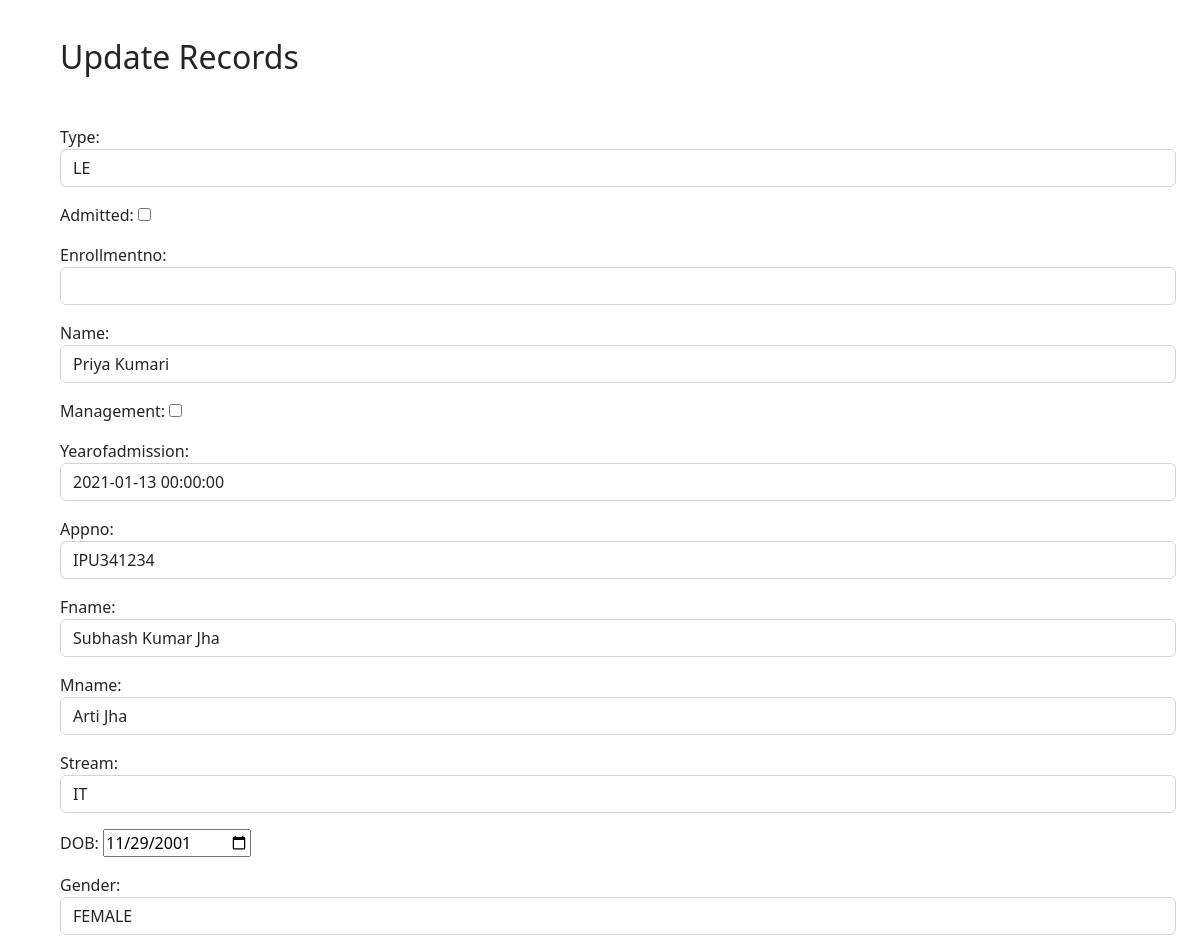
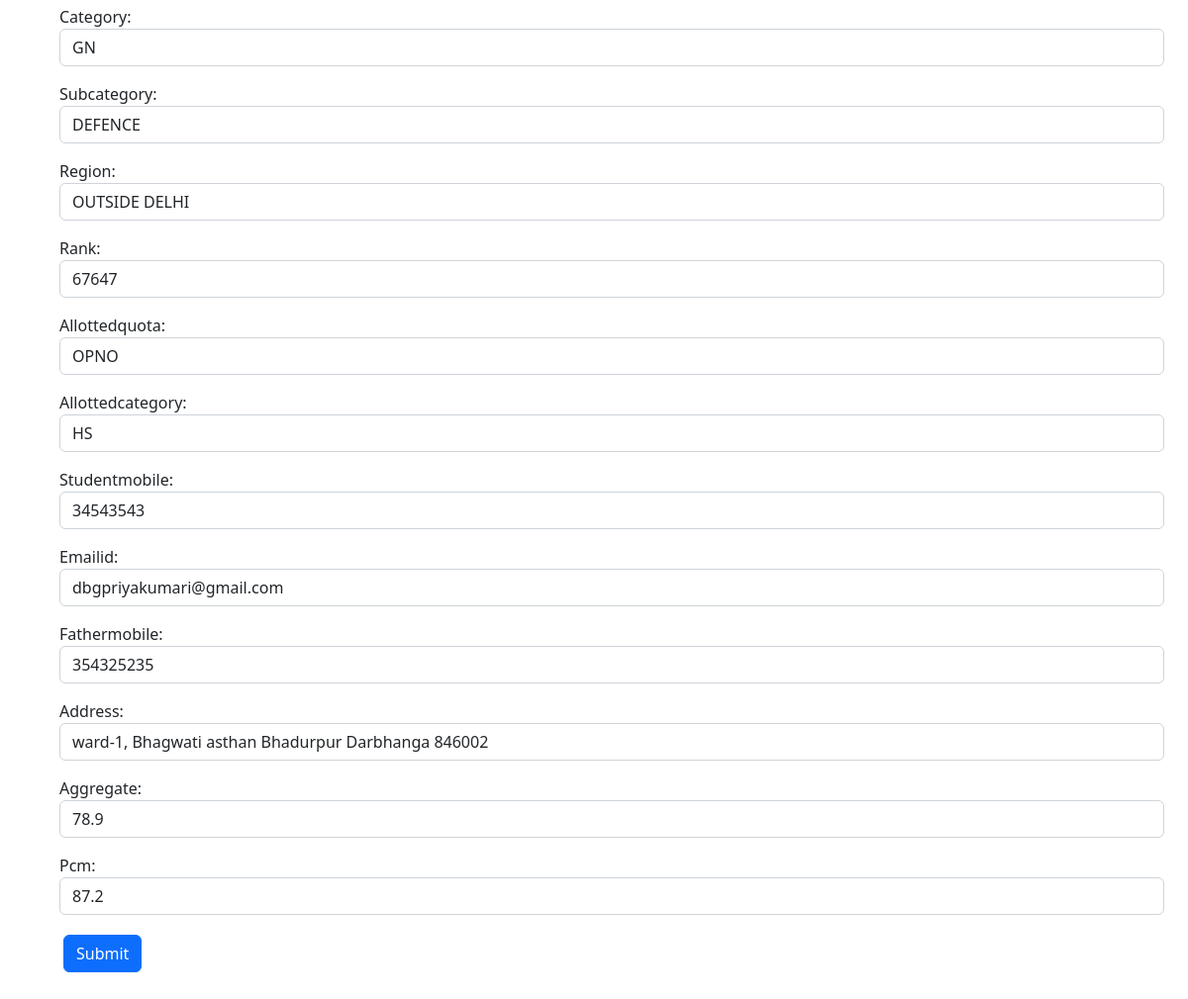
Screenshot of /update/44/ with the database file from the repository (2 pictures, top to bottom).
### app/models.py (models this page shows, shortened)
class sample(models.Model):
    type = models.CharField(max_length=10, choices= typechoices ,default='Regular')
    admitted = models.BooleanField(default=False)
    enrollmentno = models.IntegerField(null = True, default = None , blank=True, unique = True)
    name = models.CharField(max_length=100, default=False)
    management = models.BooleanField(default = False)
    yearofadmission = models.DateTimeField(default=False)
    appno = models.CharField(default=False, max_length=200, unique= True)
    Fname = models.CharField(max_length=200, default=False)
    Mname = models.CharField(max_length=200, default=False)
    stream = models.CharField(max_length=200, choices= streamchoices,default=False)
    DOB = models.DateField(default=False)
    gender = models.CharField(max_length=50,choices= genderchoices ,default=False)
    category = models.CharField(max_length=5,choices= categorychoices ,default=False)
    subcategory = models.CharField(max_length=10, choices= subcategorychoices ,default=False)
    region = models.CharField(max_length=50,choices= regionchoices ,default=False)
    rank = models.IntegerField(null = True, default=None , blank=True)
    allottedquota = models.CharField(max_length=10,choices= allotedquotachoices, default=False)
    allottedcategory = models.CharField(max_length=10,choices= allottedcategorychoices, default=False)
    studentmobile = models.IntegerField(null = True, default=None , blank=True)
    emailid = models.EmailField(max_length=200, default='')
    fathermobile = models.IntegerField(null = True, default=None , blank=True)
    address = models.CharField(max_length=200, default=False)
    aggregate = models.FloatField(null = True, default=None , blank=True)
    pcm = models.FloatField(null = True, default=None , blank=True)

### app/views.py (the view)
# urls.py: path('update/<str:pk>/', views.update, name='update'),
def update(request,pk):
    order = sample.objects.get(id = pk)
    form = sampleform(instance= order)
    if request.method == "POST":
        form = sampleform(request.POST, instance= order)
        if form.is_valid():
            form.save()
            return redirect('app:filter')
    context = {
        "form" : form,
    }
    return render(request, 'app/update.html', context)

### app/templates/app/update.html (shortened to what this page needs)
<head>
    <link href="https://cdn.jsdelivr.net/npm/bootstrap@5.2.2/dist/css/bootstrap.min.css" rel="stylesheet">
    <link href="https://cdn.jsdelivr.net/npm/bootstrap@5.2.2/dist/css/bootstrap.min.css" rel="stylesheet">
  </head>
{% block content %}
    <h2 class="text center" style="margin-left: 60px;">
        <br>
        Update Records
    </h2>
    <div class="container m-5">
        <form action="" method = "post" enctype="multipart/form-data">
            <div class="form-group">
                {{form.as_p}}
            </div>
            <input type="submit" name = "Update" class="btn btn-primary m-1">
        </form>
    </div>
{% endblock %}

### rows the page displays
sample: type "LE", name "Priya Kumari", yearofadmission "2021-01-13 00:00:00", appno "IPU341234", Fname "Subhash Kumar Jha", Mname "Arti Jha", stream "IT", DOB "11/29/2001", gender "FEMALE", category "GN", subcategory "DEFENCE", region "OUTSIDE DELHI", rank "67647", allottedquota "OPNO", allottedcategory "HS", studentmobile "34543543", emailid "dbgpriyakumari@gmail.com", fathermobile "354325235", address "ward-1, Bhagwati asthan Bhadurpur Darbhanga 846002", aggregate "78.9", pcm "87.2"
